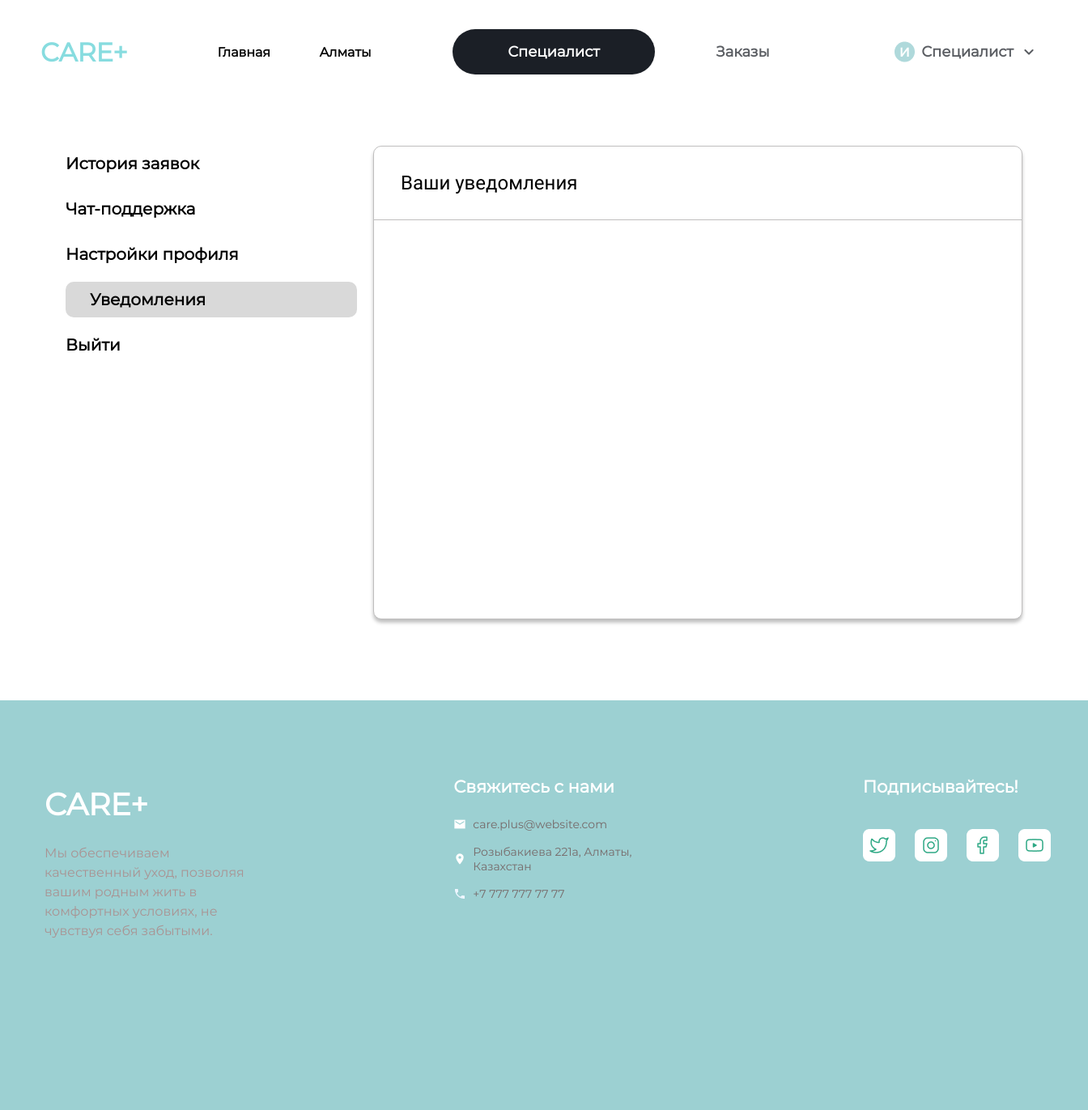
/notifications/ (signed in), run on an earlier commit of the app's database.
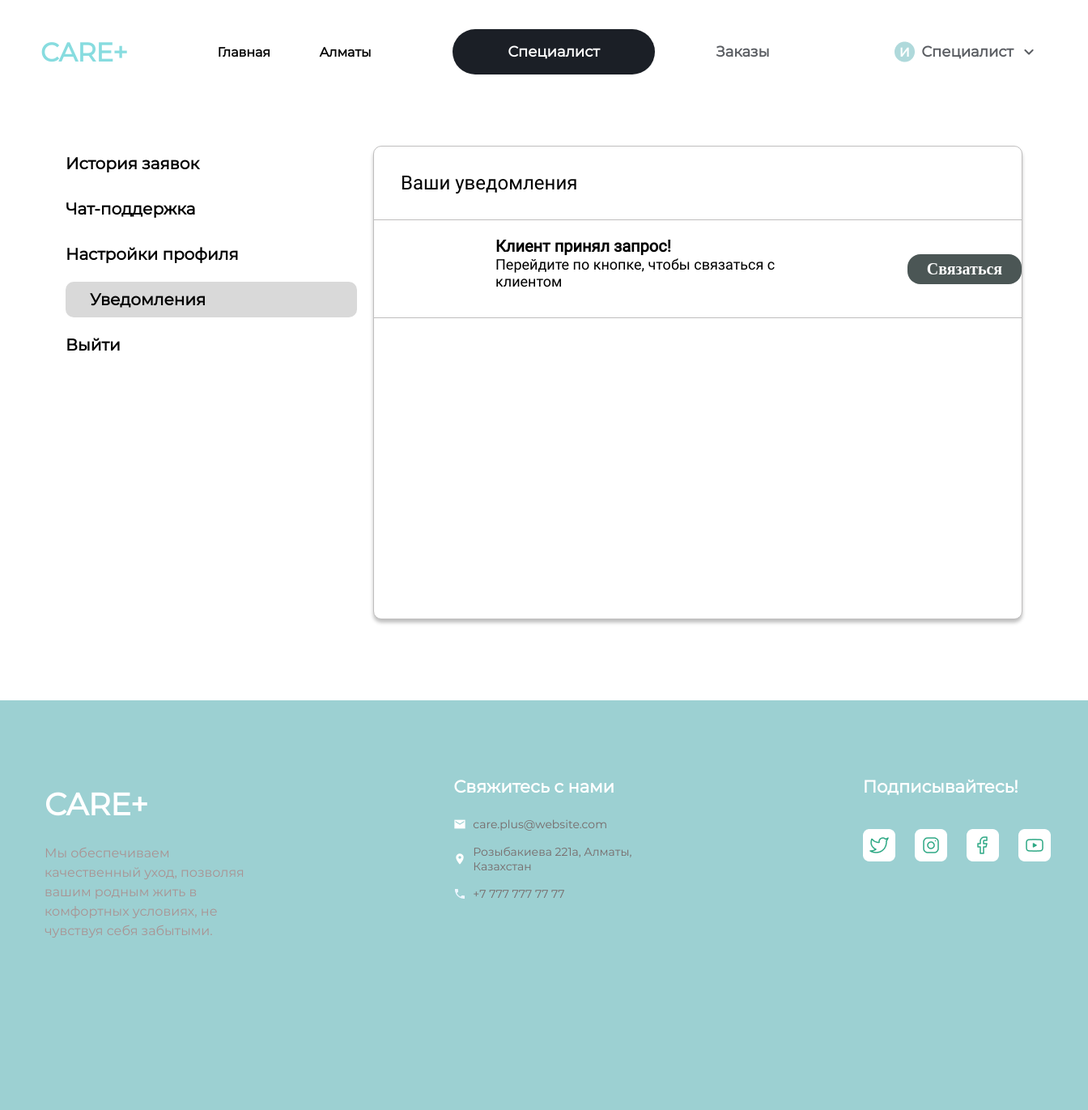
And on a later commit of the database.
### care_app/models.py (models this page shows)
class Notification(models.Model):
    user = models.ForeignKey(settings.AUTH_USER_MODEL, on_delete=models.CASCADE, related_name='notifications', null=True, blank=True)
    name = models.TextField()
    text = models.TextField()
    action = models.TextField()
    action_name = models.TextField()
    created_at = models.DateTimeField(auto_now_add=True)
    read = models.BooleanField(
        default=False,
        verbose_name='Прочитано'
    )

### care_app/views.py (the view)
# urls.py: path('notifications/', views.notifications, name='notifications'),
def notifications(request):
    if not request.user.is_authenticated:
        return redirect('login')
    notifications = Notification.objects.filter(user=request.user)
    print(notifications)
    read_notifications(request.user)
    return render(request, 'notifications.html', {'notifications': notifications})

### care_app/views.py (called while the page is built)
def read_notifications(user):
    notifications = Notification.objects.filter(user=user)
    for notification in notifications:
        notification.read = True
        notification.save()

### care_app/templates/notifications.html (shortened to what this page needs)
{% load static %}
<!DOCTYPE html>
<html lang="en">
    <head>
        <link rel="stylesheet" href="{% static 'care_app/header.css' %}">
        <link rel="stylesheet" href="{% static 'care_app/notifications.css' %}">
    </head>
<body>
    {% include 'header.html' %}
    <div class='content'>
        <div class='links'>
            <a href='/my_orders'>История заявок</a>
            <a href='/chats'>Чат-поддержка</a>
            <a href='/profile'>Настройки профиля</a>
            <a href='/notifications' class='checked' disabled>Уведомления</a>
            <a href='/logout'>Выйти</a>
        </div>
        <div class='block'>
            <div class='top'>
                <p>Ваши уведомления</p></div>
            {% for notification in notifications %}
            <div class='notification'>
                <div class='texts'>
                    <p class='not-top'>{{notification.name}}</p>
                    <p class='not-bot'>{{notification.text}}</p>
                </div>
                <a class='action' href='{{notification.action}}'>{{notification.action_name}}</a>
            </div>
            <div class='horizontal'><div></div></div>
            {% endfor %}
        </div>
    </div>
    {% include 'footer.html' %}
</body>
</html>

What changed in the data, as far as the page shows it:
added Notification: name "Клиент принял запрос!", text "Перейдите по кнопке, чтобы связаться с клиентом", action_name "Связаться"
